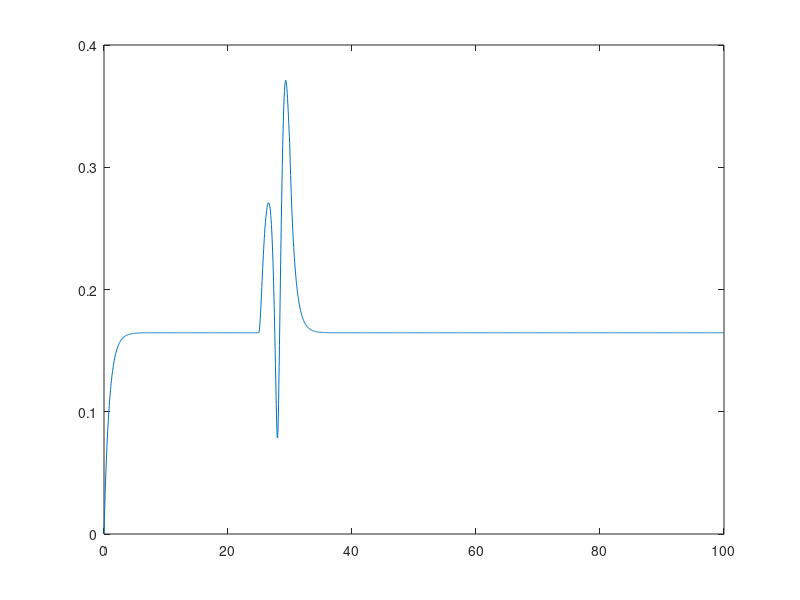
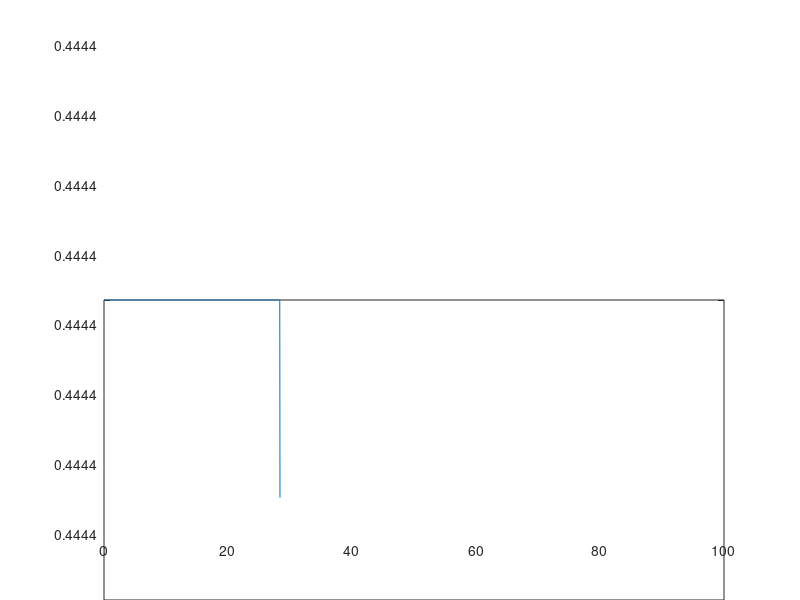

Recreate these plots in MATLAB, in order.
clc;
clearvars;
close all

%%%
d = 4; %dimension of the annihilation and creation operator
J = 1;
W = rand(1,2);
eta = W(1)^2 + W(2)^2;
gamma = 1;
P = 0.2; %Incohernet pumping
swtich_H_I = 1;

dt = 0.05;
T = 0:dt:100;

a = diag(sqrt(1:d-1),1); %annihilation operator
I_a = eye(d);
I_b = eye(2);
sig_z = [1,0;0,-1];
sig_m = [0,0;1,0];
sig_p = [0,1;0,0];
gs = [0;1]; %Ground state
es = [1;0]; %Excited state



b1 = kron(sig_m, kron(I_b, I_a));
b2 = kron(I_b, kron(sig_m, I_a));
A = kron(I_b, kron(I_b,a));
% a2 = kron(I_b, a);

H_R = J*(b1'*b2 + b2'*b1);
% H_I = W(1)*(A'*b1 + b1'*A) + W(2)*(A'*b2 + b2'*A );



% b11 = kron
psi = kron(gs,gs); %reservoir 1 : excited, reservoir 2 : ground
Rho_b = psi*psi';



%psi = [0;0;0;0.1];


%Thermal state
nth = 0.5;
Rho_th = 0;

for i=0:d-1
    Rho_th = Rho_th+(nth^i/(1+nth)^(i+1))*I_a(:,i+1)*I_a(:,i+1)';
    % Rho_th = Rho_th + (nth/(1+nth))^i * I_a(:,i+1)*I_a(:,i+1)';
end

for i=0:d-1
    Pn_th(i+1) = I_a(:,i+1)'*Rho_th*I_a(:,i+1);
end

% figure()
% bar(0:d-1, Pn_th, 'r')

% rho = kron(Rho_th, Rho_b);
rho = kron(Rho_b, Rho_th);
trace(rho*b1'*b1)
% trace(Rho_th) %should be 1
% trace(Rho_th*a'*a) %should be n_th
% trace(rho) %should be 1
% trace()


tau = 100;
time = 500;
for t=1:length(T)
    % Pe(t) = kron(es, If(:,1))'*rho*kron(es, If(:,1));
    % correlation(t) = trace(rho*A'*A'*A*A)/trace(rho*A'*A)^2;
    n1(t) = trace(rho*b1'*b1);
    n2(t) = trace(rho*b2'*b2);
    n_a(t) = trace(rho*A'*A); %this should be constant when u add cascade coupling term
    
    % H_I = W(1)*(A*rho*b1' - b1'*A*rho + b1*rho*A' - rho*A'*b1) ...
    %     + W(2)*(A*rho*b2' - b2'*A*rho + b2*rho*A' - rho*A'*b2);
    H = H_R;
    K1 = -1i*(H*rho - rho*H) + (W(1)*(A*rho*b1' - b1'*A*rho + b1*rho*A' - rho*A'*b1) ...
                             + W(2)*(A*rho*b2' - b2'*A*rho + b2*rho*A' - rho*A'*b2))*(t>=time).*(t<time+tau) ...
                             + 1i*eta/(2*gamma)*(2*A*rho*A' - A'*A*rho - rho*A'*A)*(t>=time).*(t<time+tau) ...
                             + gamma/2*(2*b1*rho*b1' - rho*b1'*b1 - b1'*b1*rho) ...
                             + gamma/2*(2*b2*rho*b2' - rho*b2'*b2 - b2'*b2*rho) ...
                             + P/2*(2*b1'*rho*b1 - rho*b1*b1' - b1*b1'*rho)...
                             + P/2*(2*b2'*rho*b2 - rho*b2*b2' - b2*b2'*rho);
    rho1 = rho + 0.5*dt*K1;
    K2 = -1i*(H*rho1 - rho1*H) + (W(1)*(A*rho1*b1' - b1'*A*rho1 + b1*rho1*A' - rho1*A'*b1) ...
                               + W(2)*(A*rho1*b2' - b2'*A*rho1 + b2*rho1*A' - rho1*A'*b2))*(t>=time).*(t<time+tau) ...
                               + 1i*eta/(2*gamma)*(2*A*rho1*A' - A'*A*rho1 - rho1*A'*A)*(t>=time).*(t<time+tau) ...
                               + gamma/2*(2*b1*rho1*b1' - rho1*b1'*b1 - b1'*b1*rho1) ...
                               + gamma/2*(2*b2*rho1*b2' - rho1*b2'*b2 - b2'*b2*rho1) ...
                               + P/2*(2*b1'*rho1*b1 - rho1*b1*b1' - b1*b1'*rho1) ...
                               + P/2*(2*b2'*rho1*b2 - rho1*b2*b2' - b2*b2'*rho1);
    rho2 = rho + 0.5*dt*K2;
    K3 = -1i*(H*rho2 - rho2*H) + (W(1)*(A*rho2*b1' - b1'*A*rho2 + b1*rho2*A' - rho2*A'*b1) ...
                               + W(2)*(A*rho2*b2' - b2'*A*rho2 + b2*rho2*A' - rho2*A'*b2))*(t>=time).*(t<time+tau) ...
                               + 1i*eta/(2*gamma)*(2*A*rho2*A' - A'*A*rho2 - rho2*A'*A)*(t>=time).*(t<time+tau) ...
                               + gamma/2*(2*b1*rho2*b1' - rho2*b1'*b1 - b1'*b1*rho2) ...
                               + gamma/2*(2*b2*rho2*b2' - rho2*b2'*b2 - b2'*b2*rho2) ...
                               + P/2*(2*b1'*rho2*b1 - rho2*b1*b1' - b1*b1'*rho2) ...
                               + P/2*(2*b2'*rho2*b2 - rho2*b2*b2' - b2*b2'*rho2);
    rho3 = rho + dt*K3;
    K4 = -1i*(H*rho3 - rho3*H) + (W(1)*(A*rho3*b1' - b1'*A*rho3 + b1*rho3*A' - rho3*A'*b1) ...
                               + W(2)*(A*rho3*b2' - b2'*A*rho3 + b2*rho3*A' - rho3*A'*b2))*(t>=time).*(t<time+tau) ...
                               + 1i*eta/(2*gamma)*(2*A*rho3*A' - A'*A*rho3 - rho3*A'*A)*(t>=time).*(t<time+tau) ...
                               + gamma/2*(2*b1*rho3*b1' - rho3*b1'*b1 - b1'*b1*rho3) ...
                               + gamma/2*(2*b2*rho3*b2' - rho3*b2'*b2 - b2'*b2*rho3) ...
                               + P/2*(2*b1'*rho3*b1 - rho3*b1*b1' - b1*b1'*rho3) ...
                               + P/2*(2*b2'*rho3*b2 - rho3*b2*b2' - b2*b2'*rho3);

    rho = rho + 1/6*dt*(K1+2*K2+2*K3+K4);
end


figure()
plot(T,abs(n1))
hold on
% plot(T,abs(n2))
% 
figure()
plot(T,abs(n_a))